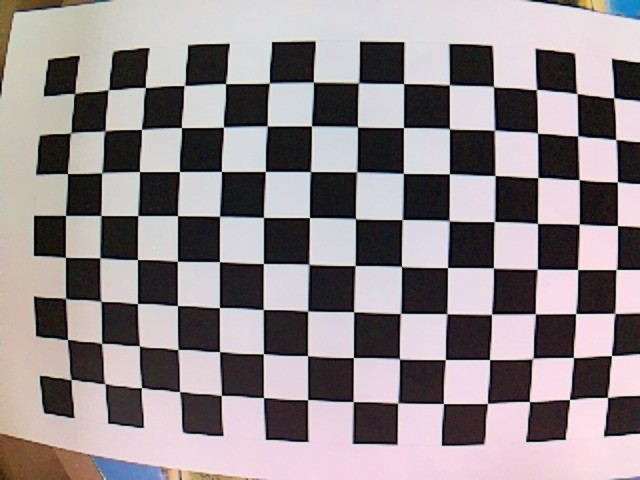
#> input picture src/integration_test/images/IT_3.jpg, 640 x 480 px, found by its file name
$ python fisheyeCalibration2.py
#> lines starting #> are read from the running program, lines starting #| are printed output that depends on the picture; long printed decimals are rounded
'''
Documentation:
After the image is undistorted, create the homograhy matrix. Then you are free to go form camera to world frame!
May need to test what goes on with the robber since we are using the plane assumption

import numpy as np
import cv2

# With distortion corrected so we can map out 1 to 1
uv = np.array([[548,103], [337,143],[239,368],[515,279]])
xy = np.array([[0,0], [-500, -100], [-700,-600], [-100, -400]])

h, status = cv2.findHomography(xy, uv)

# im_pnt = np.array([337,143, 1])
im_pnt = np.array([380,188, 1])

wrld = np.matmul(np.linalg.inv(h), im_pnt)
print(wrld)

w_x = wrld[0] / wrld[2]
w_y = wrld[1] / wrld[2]

print(w_x, w_y)
'''
import cv2
# assert cv2.__version__[0] == '3', 'The fisheye module requires opencv version >= 3.0.0'
import numpy as np
import os
import glob
CHECKERBOARD = (8,14)
subpix_criteria = (cv2.TERM_CRITERIA_EPS+cv2.TERM_CRITERIA_MAX_ITER, 30, 0.1)
calibration_flags = cv2.fisheye.CALIB_RECOMPUTE_EXTRINSIC+cv2.fisheye.CALIB_FIX_SKEW
objp = np.zeros((1, CHECKERBOARD[0]*CHECKERBOARD[1], 3), np.float32)
objp[0,:,:2] = np.mgrid[0:CHECKERBOARD[0], 0:CHECKERBOARD[1]].T.reshape(-1, 2)
_img_shape = None
objpoints = [] # 3d point in real world space
imgpoints = [] # 2d points in image plane.
fname = 'integration_test\\images\\IT_3.jpg'
img = cv2.imread(fname)
#> img is the input picture: shape (480, 640, 3); mean B, G, R 141.3, 138.3, 147.1
if _img_shape == None:
    _img_shape = img.shape[:2]
else:
    assert _img_shape == img.shape[:2], "All images must share the same size."
gray = cv2.cvtColor(img,cv2.COLOR_BGR2GRAY)
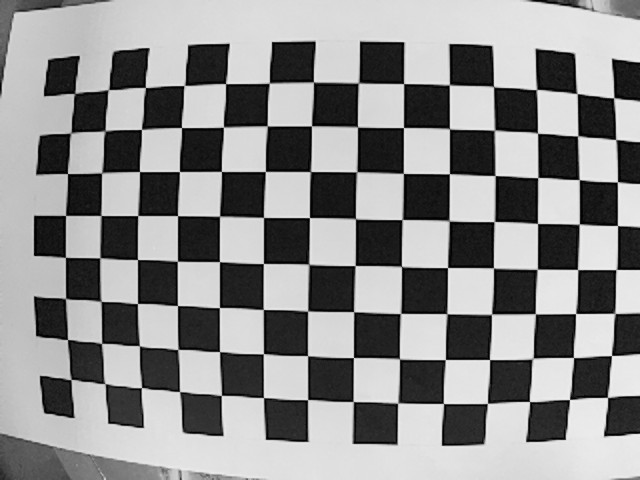
#> gray: shape (480, 640); min 0, max 243, mean 141.3
# Find the chess board corners
ret, corners = cv2.findChessboardCorners(gray, CHECKERBOARD, cv2.CALIB_CB_ADAPTIVE_THRESH+cv2.CALIB_CB_FAST_CHECK+cv2.CALIB_CB_NORMALIZE_IMAGE)
#> ret = True; corners = 112 rows, first 8: [70.97, 379.6], [67.55, 339.6], [66.3, 297.4], [64.97, 257], [65.53, 215.5], [67.68, 173.8], [71.53, 131.3], [75.19, 93.54]
# If found, add object points, image points (after refining them)
if ret == True:
    objpoints.append(objp)
    cv2.cornerSubPix(gray,corners,(3,3),(-1,-1),subpix_criteria)
    imgpoints.append(corners)

N_OK = len(objpoints)
K = np.zeros((3, 3))
D = np.zeros((4, 1))
rvecs = [np.zeros((1, 1, 3), dtype=np.float64) for i in range(N_OK)]
tvecs = [np.zeros((1, 1, 3), dtype=np.float64) for i in range(N_OK)]
rms, K, D, rvecs, tvecs = \
    cv2.fisheye.calibrate(
        objpoints,
        imgpoints,
        gray.shape[::-1],
        K,
        D,
        rvecs,
        tvecs,
        calibration_flags,
        (cv2.TERM_CRITERIA_EPS+cv2.TERM_CRITERIA_MAX_ITER, 30, 1e-6)
    )
#> rms = 0.534; K = [[2018.6, 0, 359.4], [0, 2027.5, 243.8], [0, 0, 1]]; D = [-3.1, -81.74, 4013.9, -55668.9]; rvecs = ([-0.0333, 0.0933, -1.55],); tvecs = ([-7.12, 3.32, 43.94],)
print("Found " + str(N_OK) + " valid images for calibration")
print("DIM=" + str(_img_shape[::-1]))
#| DIM=(640, 480)
print("K=np.array(" + str(K.tolist()) + ")")
#| K=np.array([[2018.616, 0.0, 359.384], [0.0, 2027.470, 243.829], [0.0, 0.0, 1.0]])
print("D=np.array(" + str(D.tolist()) + ")")
#| D=np.array([[-3.095], [-81.742], [4013.936], [-55668.924]])
print("Rvec=np.array(" + str(rvecs) + ")")
#| Rvec=np.array((array([[-0.03335],
#|        [ 0.09331],
#|        [-1.550]]),))
print("tvec=np.array(" + str(tvecs) + ")")
#| tvec=np.array((array([[-7.118],
#|        [ 3.316],
#|        [43.941  ]]),))
